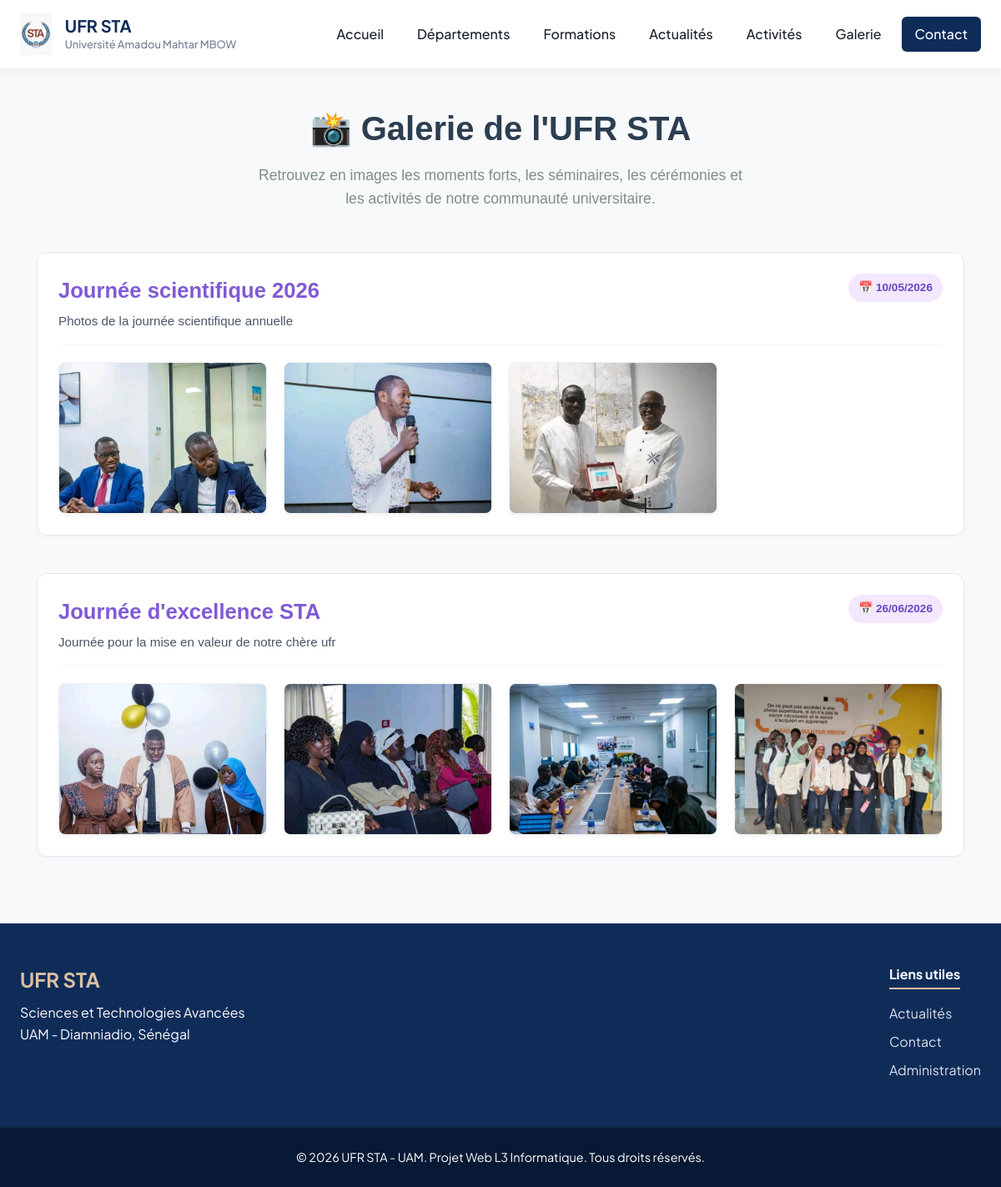
Page /galerie on the committed database.
### models.py (models this page shows)
class Album(db.Model):
    id = db.Column(db.Integer, primary_key=True)
    titre = db.Column(db.String(200), nullable=False)
    description = db.Column(db.Text)
    date = db.Column(db.Date)
    photos = db.relationship('PhotoActivite', backref='album', lazy=True)

class PhotoActivite(db.Model):
    id = db.Column(db.Integer, primary_key=True)
    nom_fichier= db.Column(db.String(255), nullable=False)
    activite_id = db.Column(db.Integer, db.ForeignKey('activite.id'), nullable=True)
    album_id = db.Column(db.Integer, db.ForeignKey('album.id'), nullable=True)

### app.py (the view)
@app.route('/galerie')
def galerie():
    albums = Album.query.all()
    return render_template('galerie.html', albums=albums)

### templates/galerie.html (shortened to what this page needs)
{% extends 'base.html' %}
{% block content %}
<div class="galerie-container" style="max-width: 1200px; margin: 40px auto; padding: 0 20px; font-family: sans-serif;">
    <header style="text-align: center; margin-bottom: 50px;">
        <h1 style="color: #2c3e50; font-size: 2.5rem; margin-bottom: 10px;">📸 Galerie de l'UFR STA</h1>
        <p style="color: #7f8c8d; font-size: 1.1rem; max-width: 600px; margin: 0 auto;">
            Retrouvez en images les moments forts, les séminaires, les cérémonies et les activités de notre communauté universitaire.
        </p>
    </header>
    {% for album in albums %}
    <section class="album-section" style="background: #fff; border: 1px solid #e2e8f0; border-radius: 12px; padding: 25px; margin-bottom: 45px; box-shadow: 0 4px 6px rgba(0,0,0,0.02);">
        <div class="album-header" style="border-bottom: 2px solid #f7fafc; padding-bottom: 15px; margin-bottom: 20px; display: flex; justify-content: space-between; align-items: flex-start; flex-wrap: wrap; gap: 10px;">
            <div>
                <h2 style="color: #805ad5; margin: 0 0 5px 0; font-size: 1.6rem;">{{ album.titre }}</h2>
                {% if album.description %}
                    <p style="color: #4a5568; margin: 0; font-size: 0.95rem; line-height: 1.5;">{{ album.description }}</p>
                {% endif %}
            </div>
            <span style="background: #f3e8ff; color: #6b46c1; padding: 6px 12px; border-radius: 20px; font-weight: bold; font-size: 0.85rem; white-space: nowrap;">
                📅 {{ album.date.strftime('%d/%m/%Y') }}
            </span>
        </div>
        <div class="album-grid" style="display: grid; grid-template-columns: repeat(auto-fill, minmax(220px, 1fr)); gap: 20px;">
            {% for photo in album.photos %}
                <div class="photo-card" style="border-radius: 8px; overflow: hidden; box-shadow: 0 2px 4px rgba(0,0,0,0.05); border: 1px solid #edf2f7; background: #f7fafc; transition: transform 0.2s ease;">
                    <img src="{{ url_for('static', filename='uploads/' ~ photo.nom_fichier) }}"
                         alt="Photo de l'album {{ album.titre }}"
                         style="width: 100%; height: 180px; object-fit: cover; display: block;">
                </div>
            {% else %}
                <p style="color: #a0aec0; grid-column: 1 / -1; font-style: italic; margin: 10px 0;">
                    Aucune photo dans cet album pour le moment.
                </p>
            {% endfor %}
        </div>
    </section>
    {% else %}
    <div style="text-align: center; padding: 60px; background: #f7fafc; border-radius: 12px; border: 1px dashed #cbd5e0;">
        <p style="color: #718096; font-size: 1.2rem; margin: 0;">Aucun album photo n'a été publié pour l'instant.</p>
    </div>
    {% endfor %}
</div>
{% endblock %}

### templates/base.html (shortened to what this page needs)
<!DOCTYPE html>
<html lang="fr">
<head>
    <link rel="stylesheet" href="{{ url_for('static', filename='css/style.css') }}">
</head>
<body>
    <header class="main-header">
        <div class="header-container">
            <div class="logo-area">
                <img src="{{ url_for('static', filename='images/photo1logo.jpeg')}}" alt="Logo UFR STA" class="logo">
                <div class="logo-text">
                    <span class="ufr-name">UFR STA</span>
                    <span class="univ-name">Université Amadou Mahtar MBOW</span>
                </div>
            </div>
            <nav class="main-nav" id="mainNav">
                <a href="{{ url_for('index') }}" class="nav-link">Accueil</a>
                <a href="{{ url_for('departements') }}" class="nav-link">Départements</a>
                <a href="{{ url_for('formations') }}" class="nav-link">Formations</a>
                <a href="{{ url_for('actualites') }}" class="nav-link">Actualités</a>
                <a href="{{ url_for('activites') }}" class="nav-link">Activités</a>
                <a href="{{ url_for('galerie') }}" class="nav-link">Galerie</a>
                <a href="{{ url_for('contact') }}" class="nav-link nav-btn">Contact</a>
            </nav>
        </div>
    </header>
    <main class="main-content">
        {% block content %}{% endblock %}
    </main>
    <footer class="main-footer">
        <div class="footer-container">
            <div class="footer-info">
                <h3>UFR STA</h3>
                <p>Sciences et Technologies Avancées</p>
                <p>UAM - Diamniadio, Sénégal</p>
            </div>
            <div class="footer-links">
                <h4>Liens utiles</h4>
                <ul>
                    <li><a href="{{ url_for('actualites') }}">Actualités</a></li>
                    <li><a href="{{ url_for('contact') }}">Contact</a></li>
                    <li><a href="{{url_for('admin_login')}}">Administration</a></li>
                </ul>
            </div>
        </div>
        <div class="footer-bottom">
            <p>&copy; 2026 UFR STA - UAM. Projet Web L3 Informatique. Tous droits réservés.</p>
        </div>
    </footer>
</body>
</html>

### static/css/style.css (style rules this page uses)
:root { --primary-color: #0f2c59; --secondary-color: #dac0a3; --text-dark: #1a202c; --light-bg: #f8f9fa; --white: #ffffff; --border-color: #e2e8f0; --shadow: 0 4px 15px rgba(0, 0, 0, 0.05); --transition: all 0.3s cubic-bezier(0.4, 0, 0.2, 1); }
* { box-sizing: border-box; margin: 0; padding: 0; }
body { font-family: 'Plus Jakarta Sans', sans-serif; color: var(--text-dark); background-color: var(--light-bg); line-height: 1.6; }
img { max-width: 100%; height: auto; display: block; }
a { text-decoration: none; color: inherit; }
.main-header { background-color: var(--white); box-shadow: var(--shadow); position: sticky; top: 0; z-index: 1000; }
.header-container { display: flex; justify-content: space-between; align-items: center; max-width: 1200px; margin: 0 auto; padding: 1rem 1.5rem; }
.logo-area { display: flex; align-items: center; gap: 1rem; }
.logo { height: 50px; width: auto; }
.logo-text { display: flex; flex-direction: column; }
.ufr-name { font-weight: 700; font-size: 1.25rem; color: var(--primary-color); line-height: 1.2; }
.univ-name { font-size: 0.8rem; color: #718096; font-weight: 500; }
.main-nav { display: none; flex-direction: column; position: absolute; top: 100%; left: 0; width: 100%; background-color: var(--white); box-shadow: 0 10px 15px rgba(0, 0, 0, 0.1); padding: 1.5rem; gap: 1rem; }
.nav-link { font-weight: 500; color: var(--text-dark); padding: 0.5rem 1rem; border-radius: 6px; transition: var(--transition); }
.nav-btn { background-color: var(--primary-color); color: var(--white) !important; text-align: center; }
.main-content { max-width: 1200px; margin: 2rem auto; padding: 0 1.5rem; min-height: 75vh; }
.main-footer { background-color: var(--primary-color); color: var(--white); margin-top: 5rem; }
.footer-container { max-width: 1200px; margin: 0 auto; padding: 3rem 1.5rem; display: flex; flex-direction: column; gap: 2.5rem; }
.footer-info h3 { font-size: 1.5rem; color: var(--secondary-color); margin-bottom: 0.5rem; }
.footer-links h4 { margin-bottom: 1rem; border-bottom: 2px solid var(--secondary-color); display: inline-block; padding-bottom: 0.25rem; }
.footer-links ul { list-style: none; }
.footer-links li { margin-bottom: 0.5rem; }
.footer-links a { opacity: 0.85; transition: var(--transition); }
.footer-bottom { text-align: center; padding: 1.5rem; background-color: #081935; font-size: 0.9rem; border-top: 1px solid rgba(255, 255, 255, 0.05); }
@media (min-width: 768px) { .main-nav { display: flex; flex-direction: row; position: static; width: auto; box-shadow: none; padding: 0; gap: 0.5rem; } }
@media (min-width: 768px) { .footer-container { flex-direction: row; justify-content: space-between; } }
.album-section { background-color: var(--white); padding: 2rem; border-radius: 12px; box-shadow: var(--shadow); margin-bottom: 3rem; }
.album-header { margin-bottom: 1.5rem; }
.album-header h2 { color: var(--primary-color); }

### rows in the picture
Album: titre "Journée scientifique 2026", description "Photos de la journée scientifique annuelle", date "10/05/2026"
PhotoActivite: nom_fichier (picture)
PhotoActivite: nom_fichier (picture)
PhotoActivite: nom_fichier (picture)
Album: titre "Journée d'excellence STA", description "Journée pour la mise en valeur de notre chère ufr", date "26/06/2026"
PhotoActivite: nom_fichier (picture)
PhotoActivite: nom_fichier (picture)
PhotoActivite: nom_fichier (picture)
PhotoActivite: nom_fichier (picture)
